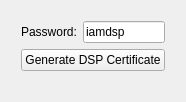
                <widget class="QWidget" name="DSPSettings">
                 <property name="geometry">
                  <rect>
                   <x>0</x>
                   <y>0</y>
                   <width>185</width>
                   <height>102</height>
                  </rect>
                 </property>
                 <attribute name="label">
                  <string>DSP Settings</string>
                 </attribute>
                 <layout class="QVBoxLayout" name="verticalLayout_15">
                  <item>
                   <layout class="QVBoxLayout" name="verticalLayout_12" stretch="1,1,5">
                    <property name="leftMargin">
                     <number>10</number>
                    </property>
                    <property name="topMargin">
                     <number>10</number>
                    </property>
                    <property name="rightMargin">
                     <number>10</number>
                    </property>
                    <property name="bottomMargin">
                     <number>10</number>
                    </property>
                    <item>
                     <layout class="QHBoxLayout" name="horizontalLayout_38">
                      <item>
                       <widget class="QLabel" name="label_32">
                        <property name="text">
                         <string>Password:</string>
                        </property>
                       </widget>
                      </item>
                      <item>
                       <widget class="QLineEdit" name="dsp_passwd_edit">
                        <property name="text">
                         <string>iamdsp</string>
                        </property>
                       </widget>
                      </item>
                     </layout>
                    </item>
                    <item>
                     <widget class="QPushButton" name="dsp_cert_btn">
                      <property name="text">
                       <string>Generate DSP Certificate</string>
                      </property>
                     </widget>
                    </item>
                    <item>
                     <spacer name="verticalSpacer_5">
                      <property name="orientation">
                       <enum>Qt::Vertical</enum>
                      </property>
                      <property name="sizeHint" stdset="0">
                       <size>
                        <width>20</width>
                        <height>40</height>
                       </size>
                      </property>
                     </spacer>
                    </item>
                   </layout>
                  </item>
                 </layout>
                </widget>
